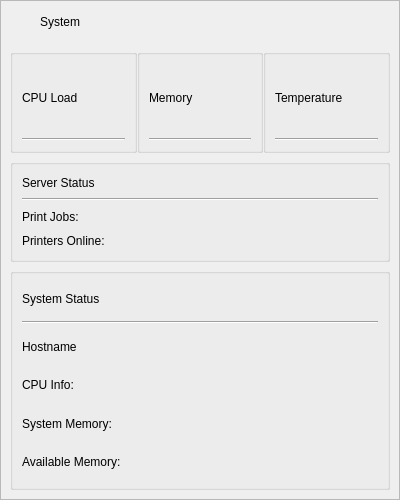
<?xml version="1.0" encoding="UTF-8"?>
<ui version="4.0">
 <class>SystemWidget</class>
 <widget class="QFrame" name="SystemWidget">
  <property name="geometry">
   <rect>
    <x>0</x>
    <y>0</y>
    <width>400</width>
    <height>500</height>
   </rect>
  </property>
  <property name="minimumSize">
   <size>
    <width>400</width>
    <height>500</height>
   </size>
  </property>
  <property name="maximumSize">
   <size>
    <width>400</width>
    <height>500</height>
   </size>
  </property>
  <property name="windowTitle">
   <string>Frame</string>
  </property>
  <layout class="QGridLayout" name="gridLayout">
   <property name="leftMargin">
    <number>0</number>
   </property>
   <property name="topMargin">
    <number>0</number>
   </property>
   <property name="rightMargin">
    <number>0</number>
   </property>
   <property name="bottomMargin">
    <number>0</number>
   </property>
   <property name="spacing">
    <number>0</number>
   </property>
   <item row="0" column="0">
    <widget class="QFrame" name="systemWidget">
     <property name="minimumSize">
      <size>
       <width>0</width>
       <height>0</height>
      </size>
     </property>
     <property name="frameShape">
      <enum>QFrame::StyledPanel</enum>
     </property>
     <property name="frameShadow">
      <enum>QFrame::Raised</enum>
     </property>
     <layout class="QGridLayout" name="gridLayout_10">
      <item row="0" column="0">
       <widget class="QLabel" name="systemIcon">
        <property name="sizePolicy">
         <sizepolicy hsizetype="Fixed" vsizetype="Fixed">
          <horstretch>0</horstretch>
          <verstretch>0</verstretch>
         </sizepolicy>
        </property>
        <property name="minimumSize">
         <size>
          <width>24</width>
          <height>24</height>
         </size>
        </property>
        <property name="text">
         <string/>
        </property>
       </widget>
      </item>
      <item row="1" column="0" colspan="3">
       <widget class="QFrame" name="systemWidgetContents">
        <property name="frameShape">
         <enum>QFrame::NoFrame</enum>
        </property>
        <property name="frameShadow">
         <enum>QFrame::Plain</enum>
        </property>
        <layout class="QGridLayout" name="gridLayout_46">
         <property name="leftMargin">
          <number>0</number>
         </property>
         <property name="rightMargin">
          <number>0</number>
         </property>
         <property name="bottomMargin">
          <number>0</number>
         </property>
         <property name="horizontalSpacing">
          <number>0</number>
         </property>
         <item row="0" column="1">
          <widget class="QGroupBox" name="memoryFrame">
           <property name="title">
            <string/>
           </property>
           <layout class="QVBoxLayout" name="verticalLayout_18">
            <item>
             <layout class="QVBoxLayout" name="systemMemoryLoadLayout">
              <item>
               <widget class="QLabel" name="label_10">
                <property name="text">
                 <string>Memory</string>
                </property>
               </widget>
              </item>
              <item>
               <widget class="Line" name="line_9">
                <property name="orientation">
                 <enum>Qt::Horizontal</enum>
                </property>
               </widget>
              </item>
             </layout>
            </item>
           </layout>
          </widget>
         </item>
         <item row="0" column="0">
          <widget class="QGroupBox" name="cpuFrame">
           <property name="title">
            <string/>
           </property>
           <layout class="QVBoxLayout" name="verticalLayout_14">
            <item>
             <layout class="QVBoxLayout" name="systemCpuLoadLayout">
              <item>
               <widget class="QLabel" name="label_12">
                <property name="text">
                 <string>CPU Load</string>
                </property>
               </widget>
              </item>
              <item>
               <widget class="Line" name="line_11">
                <property name="orientation">
                 <enum>Qt::Horizontal</enum>
                </property>
               </widget>
              </item>
             </layout>
            </item>
           </layout>
          </widget>
         </item>
         <item row="0" column="2">
          <widget class="QGroupBox" name="temperatureFrame">
           <property name="title">
            <string/>
           </property>
           <layout class="QVBoxLayout" name="verticalLayout_22">
            <item>
             <layout class="QVBoxLayout" name="systemTemperatureLayout">
              <item>
               <widget class="QLabel" name="label_11">
                <property name="text">
                 <string>Temperature</string>
                </property>
               </widget>
              </item>
              <item>
               <widget class="Line" name="line_10">
                <property name="orientation">
                 <enum>Qt::Horizontal</enum>
                </property>
               </widget>
              </item>
             </layout>
            </item>
           </layout>
          </widget>
         </item>
         <item row="1" column="0" colspan="3">
          <widget class="QGroupBox" name="statusFrame">
           <property name="title">
            <string/>
           </property>
           <layout class="QVBoxLayout" name="verticalLayout_9">
            <item>
             <widget class="QLabel" name="label_13">
              <property name="text">
               <string>Server Status</string>
              </property>
             </widget>
            </item>
            <item>
             <widget class="Line" name="line_12">
              <property name="orientation">
               <enum>Qt::Horizontal</enum>
              </property>
             </widget>
            </item>
            <item>
             <widget class="QLabel" name="printJobsLabel">
              <property name="font">
               <font>
                <bold>false</bold>
               </font>
              </property>
              <property name="text">
               <string>Print Jobs: </string>
              </property>
             </widget>
            </item>
            <item>
             <widget class="QLabel" name="label_14">
              <property name="font">
               <font>
                <bold>false</bold>
               </font>
              </property>
              <property name="text">
               <string>Printers Online: </string>
              </property>
             </widget>
            </item>
           </layout>
          </widget>
         </item>
        </layout>
       </widget>
      </item>
      <item row="2" column="0" colspan="3">
       <widget class="QGroupBox" name="groupBox_2">
        <property name="title">
         <string/>
        </property>
        <layout class="QGridLayout" name="gridLayout_3">
         <item row="4" column="0">
          <widget class="QLabel" name="memoryCapacityLabel">
           <property name="text">
            <string>System Memory:</string>
           </property>
          </widget>
         </item>
         <item row="3" column="0">
          <widget class="QLabel" name="cpuInfoLabel">
           <property name="font">
            <font>
             <bold>false</bold>
            </font>
           </property>
           <property name="text">
            <string>CPU Info:</string>
           </property>
          </widget>
         </item>
         <item row="0" column="0">
          <widget class="QLabel" name="label">
           <property name="text">
            <string>System Status</string>
           </property>
          </widget>
         </item>
         <item row="2" column="0">
          <widget class="QLabel" name="hostnameLabel">
           <property name="font">
            <font>
             <bold>false</bold>
            </font>
           </property>
           <property name="text">
            <string>Hostname</string>
           </property>
          </widget>
         </item>
         <item row="5" column="0">
          <widget class="QLabel" name="memoryAvailableLabel">
           <property name="text">
            <string>Available Memory:</string>
           </property>
          </widget>
         </item>
         <item row="1" column="0">
          <widget class="Line" name="line">
           <property name="orientation">
            <enum>Qt::Horizontal</enum>
           </property>
          </widget>
         </item>
        </layout>
       </widget>
      </item>
      <item row="0" column="1">
       <widget class="QLabel" name="systemTitle">
        <property name="text">
         <string>System</string>
        </property>
       </widget>
      </item>
     </layout>
    </widget>
   </item>
  </layout>
 </widget>
 <resources/>
 <connections/>
</ui>
